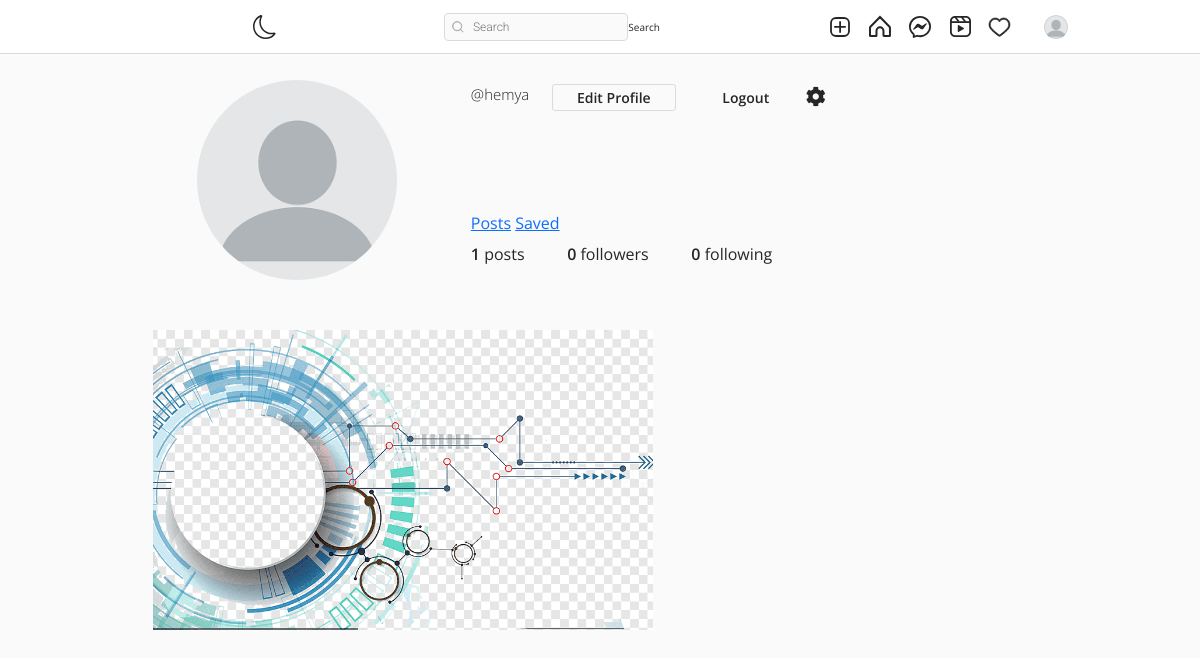
Page /hemya/ (signed in) on the earlier database version.
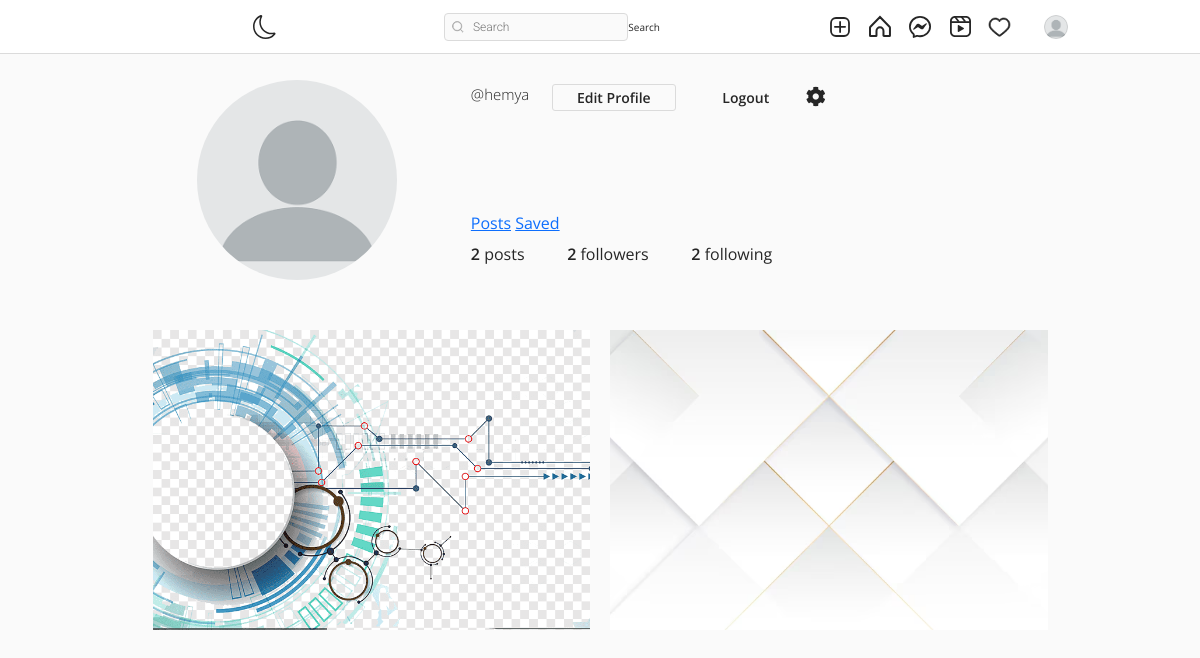
Same page on the later database version.
### post/models.py (models this page shows)
class Post(models.Model):
    id = models.UUIDField(primary_key=True, default=uuid.uuid4, editable=False)
    picture = models.ImageField(upload_to=user_directory_path, verbose_name="Picture")
    caption = models.CharField(max_length=10000, verbose_name="Caption")
    posted = models.DateField(auto_now_add=True)
    tags = models.ManyToManyField(Tag, related_name="tags")
    user = models.ForeignKey(User, on_delete=models.CASCADE)
    likes = models.IntegerField(default=0)
    def get_absolute_url(self):
        return reverse("post-details", args=[str(self.id)])

### authy/views.py (the view)
# urls.py: path('<username>/', UserProfile, name='profile'),
@login_required
def UserProfile(request, username):
    if request.user.is_authenticated:
        Profile.objects.get_or_create(user=request.user)
    if username == "AnonymousUser":
        raise Http404("Profile does not exist")
    user = get_object_or_404(User, username=username)
    profile = Profile.objects.get(user=user)
    url_name = resolve(request.path).url_name
    posts = Post.objects.filter(user=user).order_by('-posted') if url_name == 'profile' else profile.favourite.all()
    follow_status = False
    if request.user.is_authenticated and request.user != user:
        follow_status = Follow.objects.filter(following=user, follower=request.user).exists()
    posts_count = Post.objects.filter(user=user).count()
    followers_count = Follow.objects.filter(following=user).count()
    following_count = Follow.objects.filter(follower=user).count()
    paginator = Paginator(posts, 8)
    page_number = request.GET.get('page')
    posts_paginator = paginator.get_page(page_number)
    context = {
        'posts': posts,
        'profile': profile,
        'posts_paginator': posts_paginator,
        'follow_status': follow_status,
        'posts_count': posts_count,
        'followers_count': followers_count,
        'following_count': following_count,
    }
    return render(request, 'profile.html', context)

### post/urls.py (called while the page is built)
    def to_url(self, value):
        return str(value)

### templates/profile.html (shortened to what this page needs)
{% extends 'base.html' %}
{% load static %}
{% block content %}
<!DOCTYPE html>
<html lang="en">
<head>
    <link rel="stylesheet" href="{% static 'assets3/css/reset.css' %}">
    <link rel="stylesheet" href="{% static 'assets3/css/styles.css' %}">
    <link rel="stylesheet" href="https://use.fontawesome.com/releases/v5.2.0/css/all.css">
</head>
<body>
    <header>
        <br><br><br>
        <div class="container">
            <div class="profile">
                <div class="profile-image">
                    <img src="{{profile.image.url}}" alt="" style="width: 200px; height: 200px;">
                </div>
                <div class="profile-user-settings">
                        <h5 style="font-size: 15px;" class="profile-user-name">@{{profile.user.username}}</h5>
                        {% if request.user.is_authenticated and request.user == profile.user %}
                        <a style="text-decoration: none;" href="{% url 'editprofile' %}" class="btn profile-edit-btn">Edit Profile</a>
                        <form action="{% url 'sign-out' %}" method="post" style="display: inline;">
                            <button type="submit" class="btn profile-edit-btn" style="background: none; border: none; cursor: pointer;">Logout</button>
                        </form>
                        <button class="btn profile-settings-btn" aria-label="profile settings">
                            <i class="fas fa-cog" aria-hidden="true"></i>
                        </button>
                    {% endif %}
                        <br><br>
                        <br>
<link rel="stylesheet" href="https://cdnjs.cloudflare.com/ajax/libs/font-awesome/5.15.4/css/all.min.css">
<link rel="stylesheet" href="https://cdnjs.cloudflare.com/ajax/libs/izitoast/1.4.0/css/iziToast.min.css">
                </div>
                <div class="profile-bio">
                    <br>
                    <br><br>
                    <div class="profile-user-settings">
                        <a  href="{% url 'profile' profile.user %}"  class="btns profiele-edit-btn">Posts</a>
                        {% if request.user == profile.user %}
                        <a  href="{% url 'profilefavourite' profile.user %}"  class="btns profeile-edit-btn">Saved</a>
                        {% endif %}
                    </div>
                </div>
                <div class="profile-stats">
                    <ul>
                        <li><span class="profile-stat-count">{{posts_count}}</span> posts</li>
                        <li><span class="profile-stat-count">{{followers_count}}</span> followers</li>
                        <li><span class="profile-stat-count">{{following_count}}</span> following</li>
                    </ul>
                    <br>
                </div>
            </div>
        </div>
    </header>
    <main>
        <div class="container">
            <div class="gallery">
                {% for post in posts %}
                <a href="{{post.get_absolute_url}}"><div class="gallery-item" tabindex="0">
                    <img src="{{ post.picture.url }}" class="gallery-image" alt="" style="width: 500px; height: 300px; object-fit: cover;">
                </div></a>
                {% endfor %}
            </div>
        </div>
    </main>
    {% endblock content %}

Differences in the rows shown:
added Post: picture (picture)
Other differences:
{{ posts_count }}: "1" → "2"
{{ followers_count }}: "0" → "2"
{{ following_count }}: "0" → "2"
